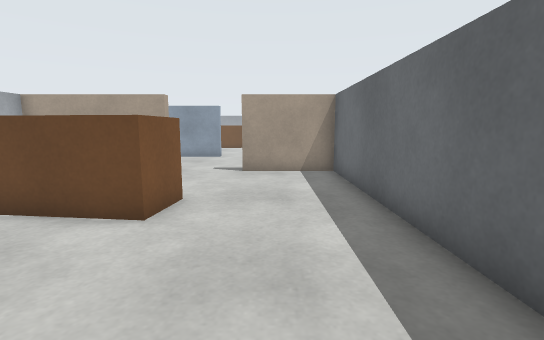
view 1 (above)

24 first-person views from a walk through a robot-simulator world made for Gazebo. The camera is 0.79 m above the floor, tilts 8° down and sees 85° across. The floor is counted in squares, 0.5 m on a side. Each view is taken from the middle of a square. On the plan, view 1 faces up. The plan holds only what a view shows up to about 15 squares ahead; the rest is blank. Robots are left out.

view 2
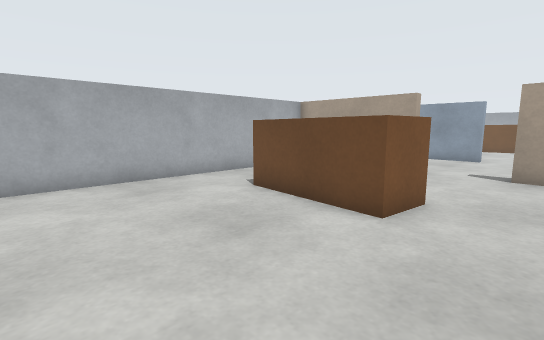

view 3
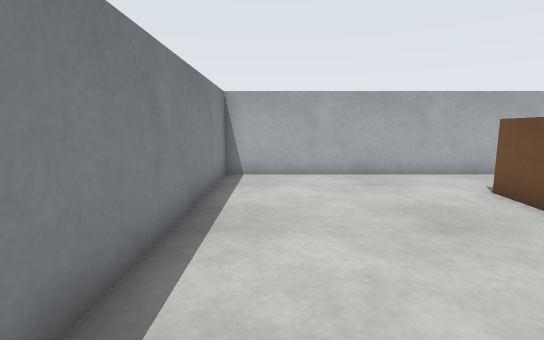

view 4
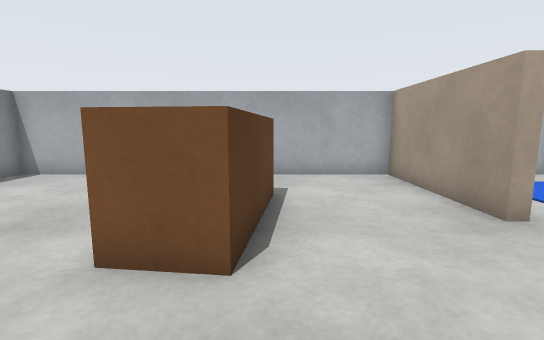

view 5
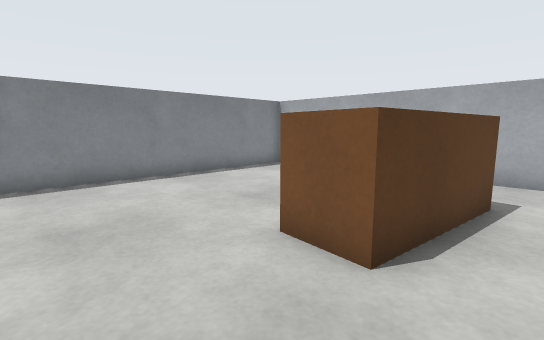

view 6
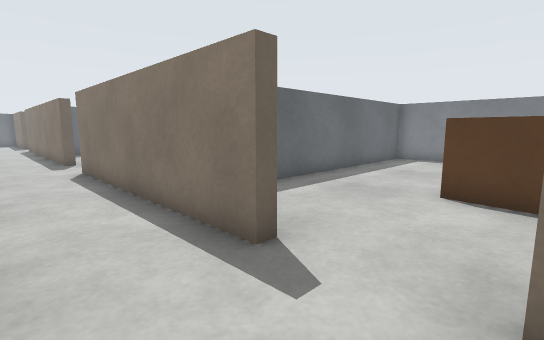

view 7
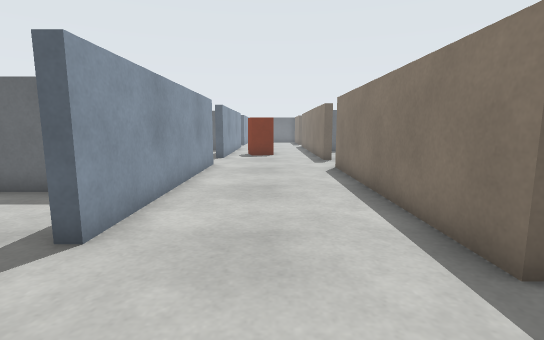

view 8
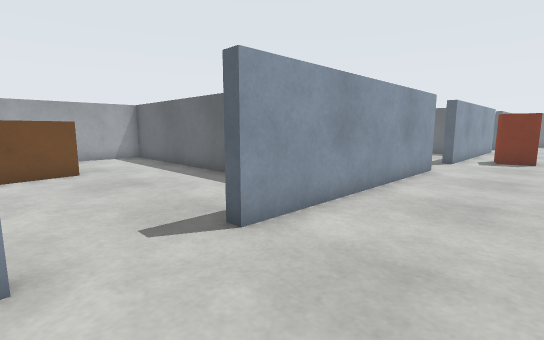

view 9
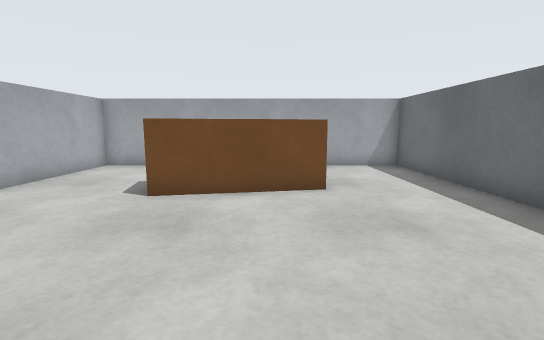

view 10
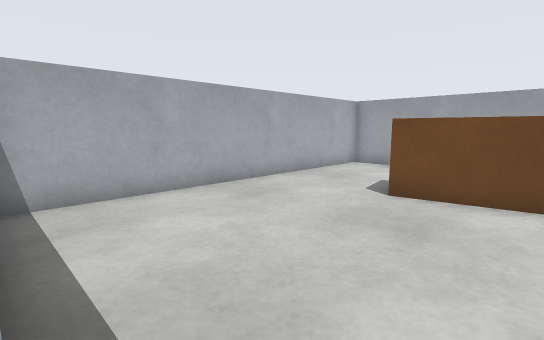

view 11
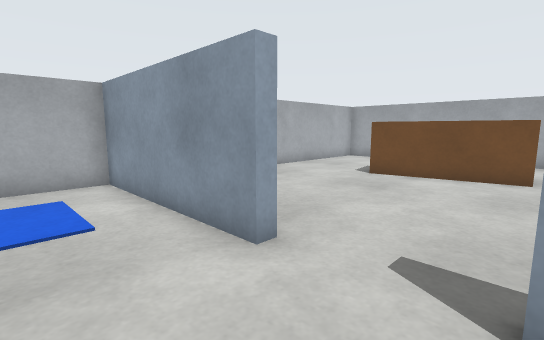

view 12
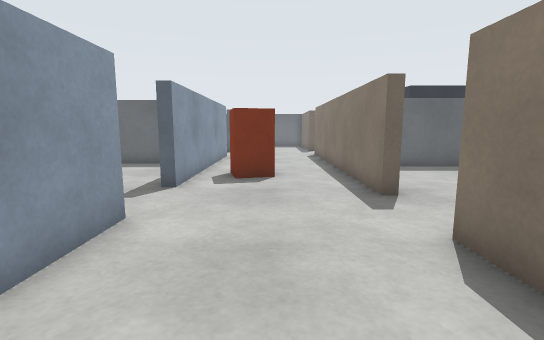

view 13
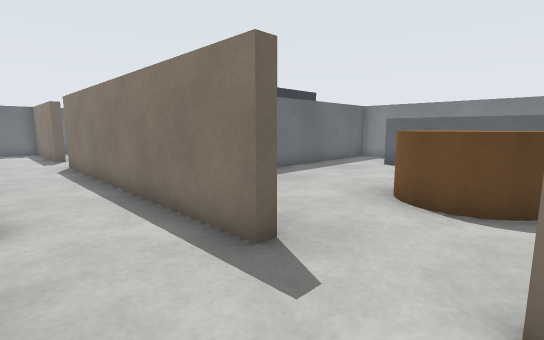

view 14
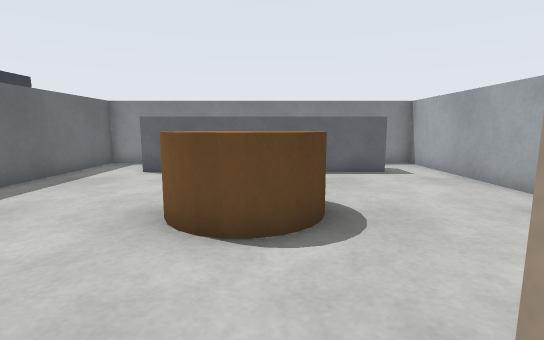

view 15
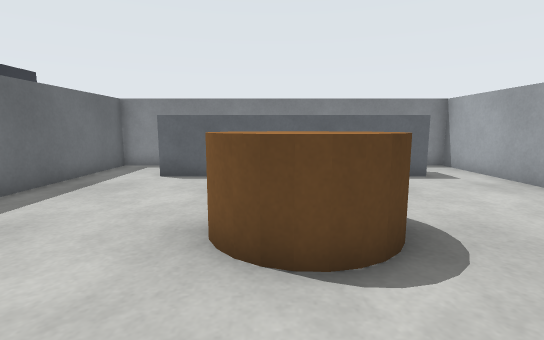

view 16
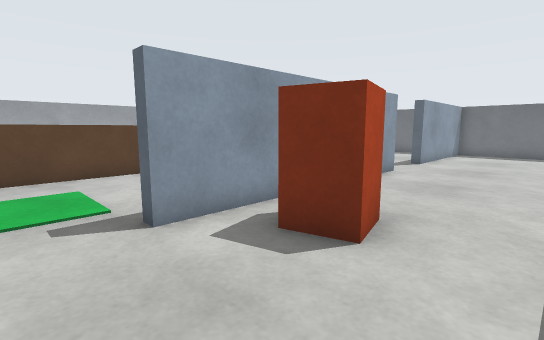

view 17
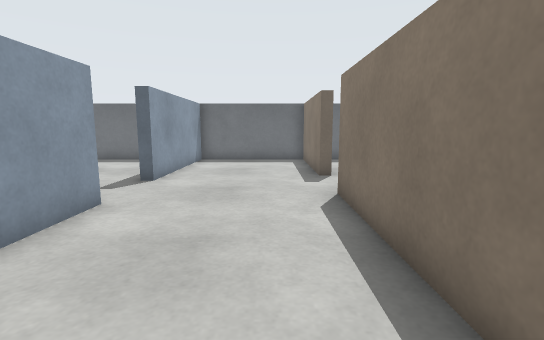

view 18
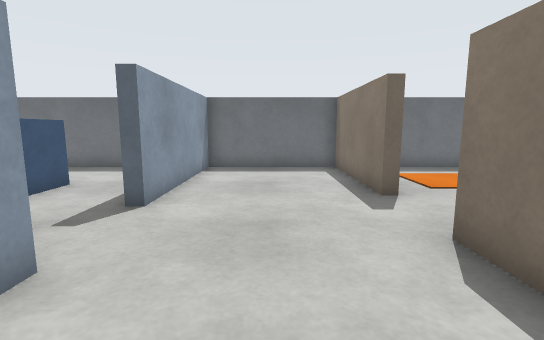

view 19
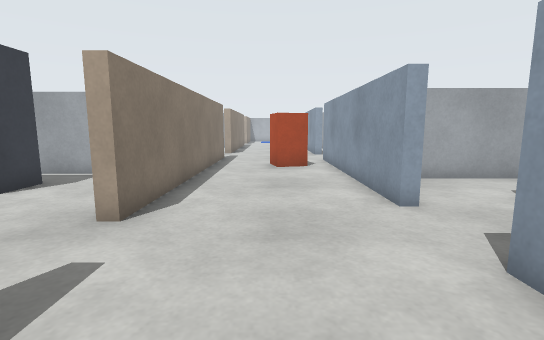

view 20
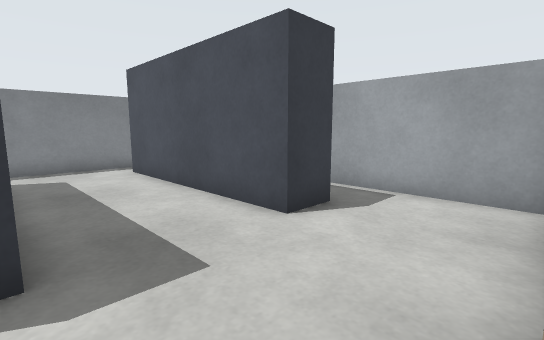

view 21
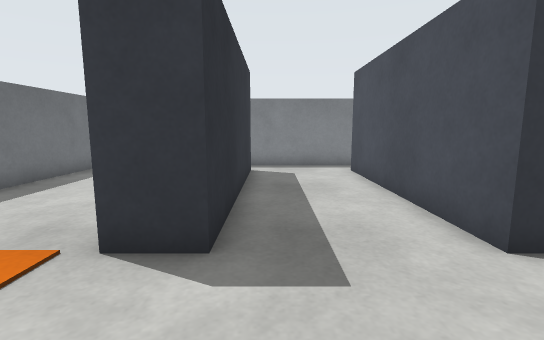

view 22
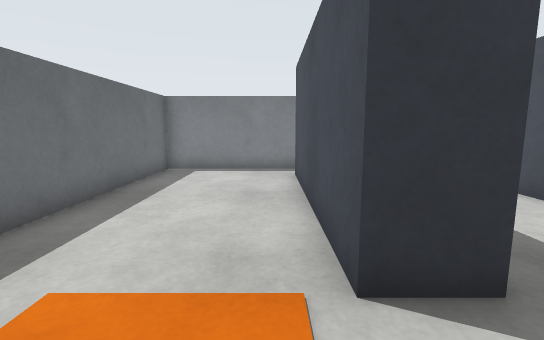

view 23
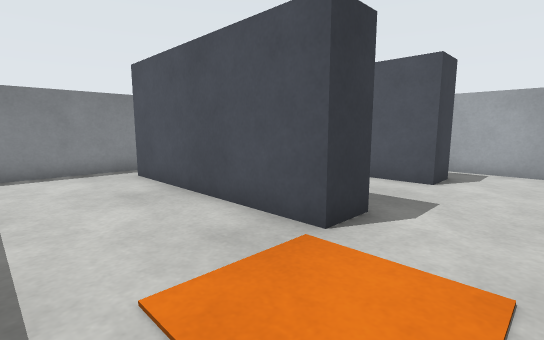

view 24
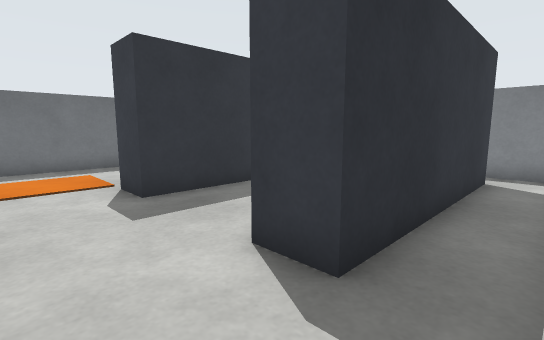

### Floor plan
Ten units are one square. View 1 is at (0, 0); x grows to the right and y downward. Boxes are objects, and circles mark ways between rooms. Rooms are numbered by the first view taken in them; rooms with no view inside come last. Other rooms are left out.
<svg viewBox="-96 -301 402 322">
<path fill="none" stroke="#000" d="M-39 -110 -91 -110 -91 16 20 16M23 12 23 -110 -11 -110M91 -166 -1 -166M109 -109 109 -114 221 -114 221 -110M211 -166 119 -166M-11 -110 -11 -114 81 -114M-29 -166 -91 -166 -91 -142M-39 -115 -39 -110M249 -109 249 -114 301 -114 301 -166 238 -166M-29 -171 -29 -166M-1 -166 -1 -170M33 -195 33 -296 -91 -296 -91 -171M252 -74 252 2M256 16 301 16 301 -100M186 2 186 -74 200 -74M167 -109 167 -59M174 16 204 16M49 -13 138 -13M27 -50 27 6M163 6 163 -88M200 -74 200 2M238 1 238 -74 252 -74M204 16 256 16"/>
<rect x="-65" y="-75" width="50" height="30" fill="#bbb"><title>brown box</title></rect>
<rect x="135" y="-155" width="20" height="20" fill="#bbb"><title>orange box</title></rect>
<rect x="-55" y="-255" width="50" height="20" fill="#bbb"><title>brown box</title></rect>
<rect x="75" y="-85" width="40" height="40" fill="#bbb"><title>brown cylinder</title></rect>
<circle cx="-25" cy="-110" r="3" fill="#2a7"/>
<circle cx="-15" cy="-170" r="3" fill="#2a7"/>
<circle cx="95" cy="-110" r="3" fill="#2a7"/>
<circle cx="235" cy="-110" r="3" fill="#2a7"/>
<circle cx="245" cy="10" r="3" fill="#2a7"/>
<circle cx="250" cy="-90" r="3" fill="#2a7"/>
<circle cx="195" cy="-90" r="3" fill="#2a7"/>
<circle cx="195" cy="10" r="3" fill="#2a7"/>
<text x="-40" y="-50">1</text>
<text x="100" y="-140">2</text>
<text x="-30" y="-230">3</text>
<text x="270" y="-50">4</text>
<text x="180" y="-50">5</text>
<text x="90" y="-60">6</text>
<text x="220" y="-50">7</text>
</svg>
Room 1 opens to room 2. Room 2 opens to room 3. Room 2 opens to room 6. Room 2 opens to room 7. Room 4 opens to room 7. Room 5 opens to room 7.

Where each view was taken, in squares from view 1:
view 1: 0 up, 0 right, facing up
view 2: 0 up, 0 right, facing up-left
view 3: 0 up, 1 right, facing left
view 4: 7 up, 1 right, facing left
view 5: 8 up, 1 right, facing down-left
view 6: 14 up, 4 left, facing down-right
view 7: 14 up, 4 left, facing right
view 8: 13 up, 3 left, facing up-right
view 9: 17 up, 2 left, facing up
view 10: 17 up, 2 left, facing up-left
view 11: 14 up, 0 right, facing up-left
view 12: 14 up, 4 right, facing right
view 13: 14 up, 8 right, facing down-right
view 14: 12 up, 9 right, facing down
view 15: 11 up, 10 right, facing down
view 16: 12 up, 10 right, facing up-right
view 17: 13 up, 15 right, facing right
view 18: 14 up, 18 right, facing right
view 19: 14 up, 27 right, facing left
view 20: 11 up, 24 right, facing down-left
view 21: 11 up, 23 right, facing down
view 22: 10 up, 26 right, facing down
view 23: 10 up, 29 right, facing down-left
view 24: 10 up, 17 right, facing down-right
